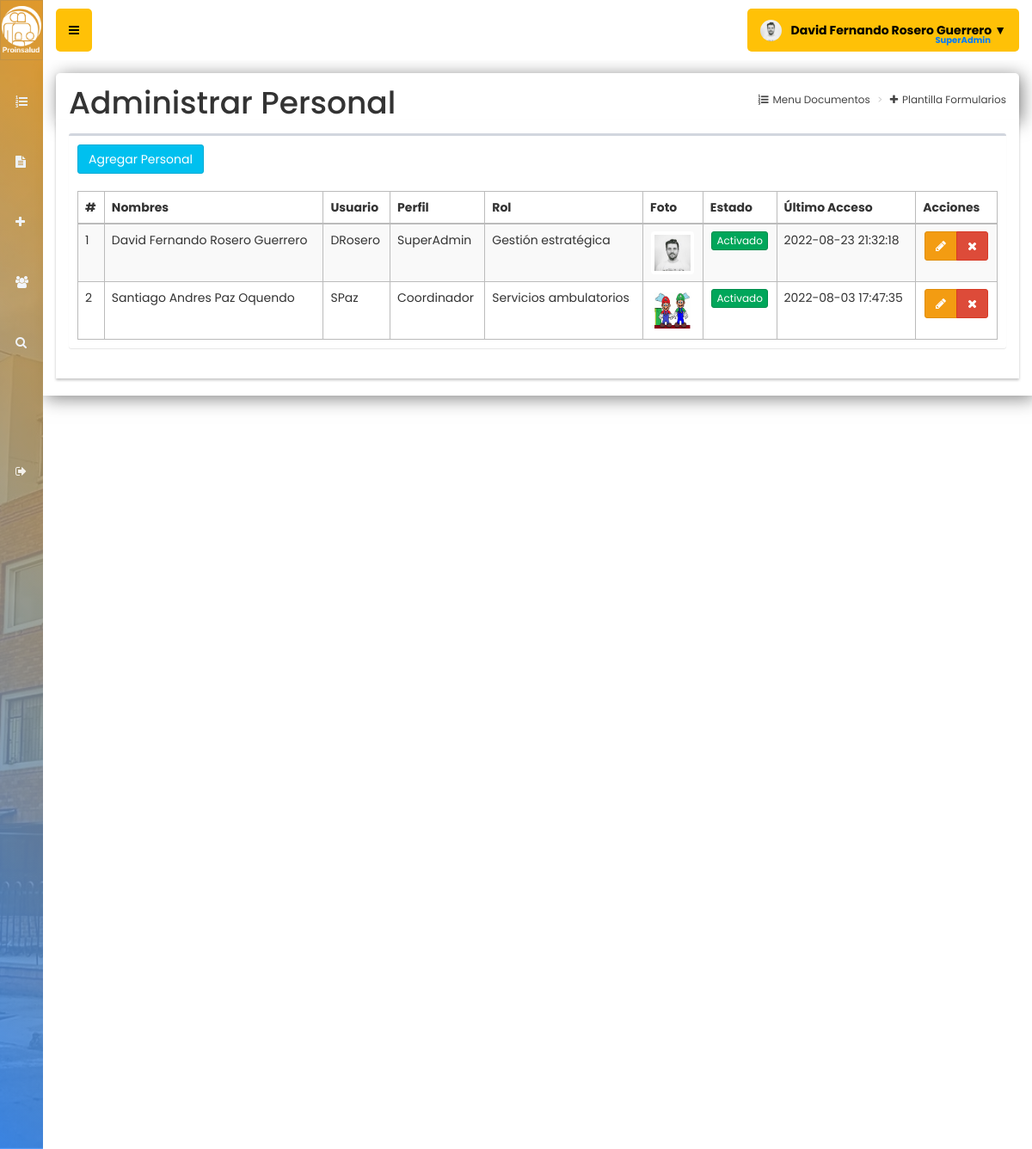
/usuarios (signed in), run on the app's committed database.
### tables this page shows
CREATE TABLE `usuarios` (
  `id` int(11) NOT NULL,
  `nombre` text NOT NULL,
  `usuario` text NOT NULL,
  `tipodoc` text NOT NULL,
  `numident` int(60) NOT NULL,
  `telefono` text NOT NULL,
  `fechanac` date NOT NULL,
  `contrato` text NOT NULL,
  `fecingreso` date NOT NULL,
  `password` text NOT NULL,
  `perfil` text NOT NULL,
  `roles` text NOT NULL,
  `foto` text NOT NULL,
  `estado` int(11) NOT NULL,
  `ultimo_login` datetime NOT NULL,
  `fecha` datetime NOT NULL DEFAULT current_timestamp() ON UPDATE current_timestamp()
);

CREATE TABLE `macros` (
  `id` int(11) NOT NULL,
  `nombre_macro` text NOT NULL
);

### controladores/plantilla.controlador.php (called while the page is built)
<?php
class ControladorPlantilla{
	static public function ctrPlantilla(){
		include "vistas/plantilla.php";
	}
}

### index.php (called while the page is built, shortened)
<?php
require_once "controladores/plantilla.controlador.php";
require_once "controladores/usuarios.controlador.php";
require_once "controladores/macros.controlador.php";
require_once "controladores/formularios.controlador.php";
require_once "modelos/usuarios.modelo.php";
require_once "modelos/macros.modelo.php";
$plantilla = new ControladorPlantilla();
$plantilla -> ctrPlantilla();

### controladores/usuarios.controlador.php (called while the page is built, shortened)
<?php
class ControladorUsuarios{
	static public function ctrMostrarUsuarios($item, $valor){
		$tabla = "usuarios";
		$respuesta = ModeloUsuarios::MdlMostrarUsuarios($tabla, $item, $valor);
		return $respuesta;
	}
}

### modelos/conexion.php (called while the page is built)
<?php
class Conexion{
	static public function conectar(){
		$link = new PDO("mysql:host=localhost;dbname=documentos",
			            "root",
			            "");
		$link->exec("set names utf8");
		return $link;
	}
}

### modelos/usuarios.modelo.php (called while the page is built, shortened)
<?php
require_once "conexion.php";
class ModeloUsuarios{
	static public function mdlMostrarUsuarios($tabla, $item, $valor){
		if($item != null){
			$stmt = Conexion::conectar()->prepare("SELECT * FROM $tabla WHERE $item = :$item");
			$stmt -> bindParam(":".$item, $valor, PDO::PARAM_STR);
			$stmt -> execute();
			return $stmt -> fetch();
		}else{
			$stmt = Conexion::conectar()->prepare("SELECT * FROM $tabla");
			$stmt -> execute();
			return $stmt -> fetchAll();
		}
	}
}

### controladores/macros.controlador.php (called while the page is built)
<?php
class ControladorMacros{
	static public function ctrMostrarMacros($item, $valor){
		$tabla = "macros";
		$respuesta = ModeloMacros::MdlMostrarMacros($tabla, $item, $valor);
		return $respuesta;
	}
}

### modelos/macros.modelo.php (called while the page is built, shortened)
<?php
require_once "conexion.php";
class ModeloMacros{
	static public function mdlMostrarMacros($tabla, $item, $valor){
		if($item != null){
			$stmt = Conexion::conectar()->prepare("SELECT * FROM $tabla WHERE $item = :$item");
			$stmt -> bindParam(":".$item, $valor, PDO::PARAM_STR);
			$stmt -> execute();
			return $stmt -> fetch();
		}else{
			$stmt = Conexion::conectar()->prepare("SELECT * FROM $tabla");
			$stmt -> execute();
			return $stmt -> fetchAll();
		}
	}
}

### vistas/modulos/usuarios.php (the view, shortened to what this page needs)
<div class="content-wrapper">
  <section class="content-header">
    <div class="modal-content">
      <form role="form" method="post" enctype="multipart/form-data">
        <section class="content-header" style="border-top-left-radius: 5px; border-top-right-radius: 5px;">
          <h1 style="font-size:36px">Administrar Personal</h1>
          <ol class="breadcrumb">
            <li><a href="inicio"><i class="fa fa-list-ol"></i>Menu Documentos</a></li>
            <li><a href="formularios"><i class="fa fa-plus"></i>Plantilla Formularios</a></li>
          </ol>
        </section>
      </form>
      <div class="modal-content">
        <section class="content">
          <div class="box">
            <div class="box-body">
              <button class="btn btn-info" data-toggle="modal" data-target="#modalAgregarUsuario">
                Agregar Personal
              </button>
            </div>
            <div class="box-body">
              <table class="table table-bordered table-striped dt-responsive tablas" style="border-radius:5px; width: 100%">
                <thead>
                  <tr>
                    <th>#</th>
                    <th>Nombres</th>
                    <th>Usuario</th>
                    <th>Perfil</th>
                    <th>Rol</th>
                    <th>Foto</th>
                    <th>Estado</th>
                    <th>Último Acceso</th>
                    <th>Acciones</th>
                  </tr>
                </thead>
                <tbody>
                  <?php
                  $item = null;
                  $valor = null;
                  $usuarios = ControladorUsuarios::ctrMostrarUsuarios($item, $valor);
                  foreach ($usuarios as $key => $value) {
                    echo ' <tr>
                  <td>' . ($key + 1) . '</td>
                  <td>' . $value["nombre"] . '</td>
                  <td>' . $value["usuario"] . '</td>
                  <td>' . $value["perfil"] . '</td>';
                    $itemRol = "id";
                    $valorRol = $value["roles"];
                    $respuestaRoles = ControladorMacros::ctrMostrarMacros($itemRol, $valorRol);
                    echo '  <td>' . $respuestaRoles["nombre_macro"] . '</td>
                    ';'
                  ';
                    if ($value["foto"] != "") {
                      echo '<td align="center"><img src="' . $value["foto"] . '" style="border:0px" class="img-thumbnail" width="50px"></td>';
                    } else {
                      echo '<td><img src="vistas/img/usuarios/default/default.png" class="img-thumbnail" width="40px"></td>';
                    }
                    if ($value["estado"] != 0) {
                      echo '<td align="center"><button class="btn btn-success btn-xs btnActivar" idUsuario="' . $value["id"] . '" estadoUsuario="0">Activado</button></td>';
                    } else {
                      echo '<td><button class="btn btn-danger btn-xs btnActivar" idUsuario="' . $value["id"] . '" estadoUsuario="1">Desactivado</button></td>';
                    }
                    echo '<td>' . $value["ultimo_login"] . '</td>
                  <td align="center">
                    <div class="btn-group">
                      <button class="btn btn-warning btnEditarUsuario" idUsuario="' . $value["id"] . '" data-toggle="modal" data-target="#modalEditarUsuario"><i class="fa fa-pencil"></i></button>
                      <button class="btn btn-danger btnEliminarUsuario" idUsuario="' . $value["id"] . '" fotoUsuario="' . $value["foto"] . '" usuario="' . $value["usuario"] . '"><i class="fa fa-times"></i></button>
                    </div>
                  </td>
                </tr>';
                  }
                  ?>
                </tbody>
              </table>
            </div>
          </div>
        </section>
      </div>
    </div>
    <br>
  </section>
</div>

### data on the page
usuarios: nombre "David Fernando Rosero Guerrero", usuario "DRosero", perfil "SuperAdmin", macros.nombre_macro "Gestión estratégica", foto (picture), ultimo_login "2022-08-23 21:32:18"
usuarios: nombre "Santiago Andres Paz Oquendo", usuario "SPaz", perfil "Coordinador", macros.nombre_macro "Servicios ambulatorios", foto (picture), ultimo_login "2022-08-03 17:47:35"

### other printed values
$_SESSION["nombre"] "David Fernando Rosero Guerrero"
$_SESSION["perfil"] "SuperAdmin"
